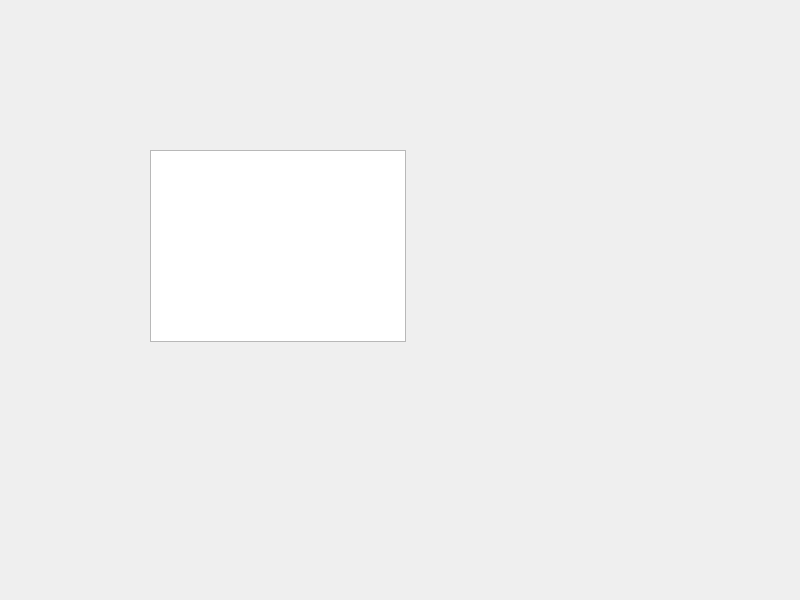
<?xml version="1.0" encoding="UTF-8"?>
<ui version="4.0">
 <class>MainWindow</class>
 <widget class="QMainWindow" name="MainWindow">
  <property name="geometry">
   <rect>
    <x>0</x>
    <y>0</y>
    <width>800</width>
    <height>600</height>
   </rect>
  </property>
  <property name="windowTitle">
   <string>MainWindow</string>
  </property>
  <widget class="QWidget" name="centralwidget">
   <property name="maximumSize">
    <size>
     <width>800</width>
     <height>580</height>
    </size>
   </property>
   <widget class="QGraphicsView" name="graphicsView">
    <property name="geometry">
     <rect>
      <x>150</x>
      <y>150</y>
      <width>256</width>
      <height>192</height>
     </rect>
    </property>
   </widget>
  </widget>
  <widget class="QMenuBar" name="menubar">
   <property name="geometry">
    <rect>
     <x>0</x>
     <y>0</y>
     <width>800</width>
     <height>22</height>
    </rect>
   </property>
  </widget>
 </widget>
 <resources/>
 <connections/>
</ui>
